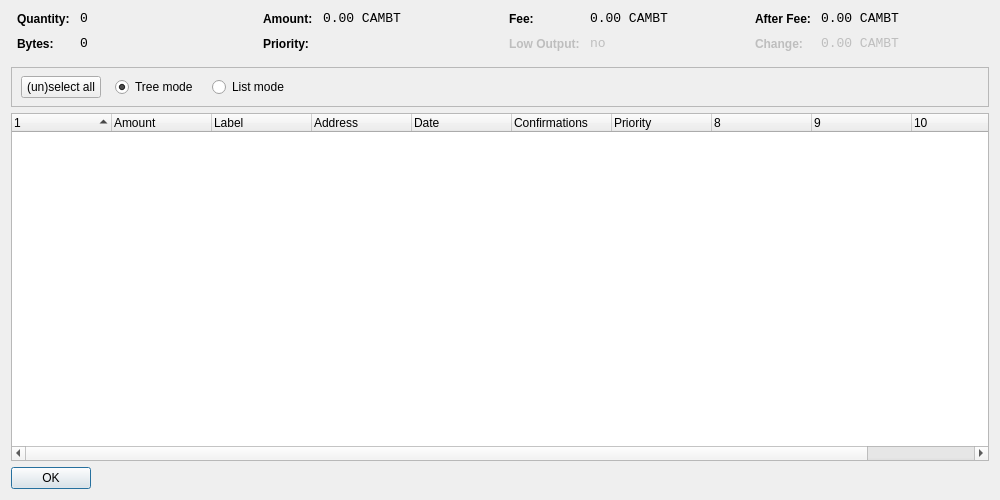
<?xml version="1.0" encoding="UTF-8"?>
<ui version="4.0">
 <class>CoinControlDialog</class>
 <widget class="QDialog" name="CoinControlDialog">
  <property name="geometry">
   <rect>
    <x>0</x>
    <y>0</y>
    <width>1000</width>
    <height>500</height>
   </rect>
  </property>
  <property name="windowTitle">
   <string>Coin Control</string>
  </property>
  <layout class="QVBoxLayout" name="verticalLayout">
   <item>
    <layout class="QHBoxLayout" name="horizontalLayoutTop" stretch="0,0,0,0">
     <property name="topMargin">
      <number>0</number>
     </property>
     <property name="bottomMargin">
      <number>10</number>
     </property>
     <item>
      <layout class="QFormLayout" name="formLayoutCoinControl1">
       <property name="horizontalSpacing">
        <number>10</number>
       </property>
       <property name="verticalSpacing">
        <number>10</number>
       </property>
       <property name="leftMargin">
        <number>6</number>
       </property>
       <property name="rightMargin">
        <number>6</number>
       </property>
       <item row="0" column="0">
        <widget class="QLabel" name="labelCoinControlQuantityText">
         <property name="styleSheet">
          <string notr="true">font-weight:bold;</string>
         </property>
         <property name="text">
          <string>Quantity:</string>
         </property>
        </widget>
       </item>
       <item row="0" column="1">
        <widget class="QLabel" name="labelCoinControlQuantity">
         <property name="font">
          <font>
           <family>Monospace</family>
           <pointsize>10</pointsize>
          </font>
         </property>
         <property name="cursor">
          <cursorShape>IBeamCursor</cursorShape>
         </property>
         <property name="contextMenuPolicy">
          <enum>Qt::ActionsContextMenu</enum>
         </property>
         <property name="text">
          <string notr="true">0</string>
         </property>
         <property name="textInteractionFlags">
          <set>Qt::LinksAccessibleByMouse|Qt::TextSelectableByKeyboard|Qt::TextSelectableByMouse</set>
         </property>
        </widget>
       </item>
       <item row="1" column="0">
        <widget class="QLabel" name="labelCoinControlBytesText">
         <property name="styleSheet">
          <string notr="true">font-weight:bold;</string>
         </property>
         <property name="text">
          <string>Bytes:</string>
         </property>
        </widget>
       </item>
       <item row="1" column="1">
        <widget class="QLabel" name="labelCoinControlBytes">
         <property name="font">
          <font>
           <family>Monospace</family>
           <pointsize>10</pointsize>
          </font>
         </property>
         <property name="cursor">
          <cursorShape>IBeamCursor</cursorShape>
         </property>
         <property name="contextMenuPolicy">
          <enum>Qt::ActionsContextMenu</enum>
         </property>
         <property name="text">
          <string notr="true">0</string>
         </property>
         <property name="textInteractionFlags">
          <set>Qt::LinksAccessibleByMouse|Qt::TextSelectableByKeyboard|Qt::TextSelectableByMouse</set>
         </property>
        </widget>
       </item>
      </layout>
     </item>
     <item>
      <layout class="QFormLayout" name="formLayoutCoinControl2">
       <property name="horizontalSpacing">
        <number>10</number>
       </property>
       <property name="verticalSpacing">
        <number>10</number>
       </property>
       <property name="leftMargin">
        <number>6</number>
       </property>
       <property name="rightMargin">
        <number>6</number>
       </property>
       <item row="0" column="0">
        <widget class="QLabel" name="labelCoinControlAmountText">
         <property name="styleSheet">
          <string notr="true">font-weight:bold;</string>
         </property>
         <property name="text">
          <string>Amount:</string>
         </property>
        </widget>
       </item>
       <item row="0" column="1">
        <widget class="QLabel" name="labelCoinControlAmount">
         <property name="font">
          <font>
           <family>Monospace</family>
           <pointsize>10</pointsize>
          </font>
         </property>
         <property name="cursor">
          <cursorShape>IBeamCursor</cursorShape>
         </property>
         <property name="contextMenuPolicy">
          <enum>Qt::ActionsContextMenu</enum>
         </property>
         <property name="text">
          <string notr="true">0.00 CAMBT</string>
         </property>
         <property name="textInteractionFlags">
          <set>Qt::LinksAccessibleByMouse|Qt::TextSelectableByKeyboard|Qt::TextSelectableByMouse</set>
         </property>
        </widget>
       </item>
       <item row="1" column="0">
        <widget class="QLabel" name="labelCoinControlPriorityText">
         <property name="styleSheet">
          <string notr="true">font-weight:bold;</string>
         </property>
         <property name="text">
          <string>Priority:</string>
         </property>
        </widget>
       </item>
       <item row="1" column="1">
        <widget class="QLabel" name="labelCoinControlPriority">
         <property name="font">
          <font>
           <family>Monospace</family>
           <pointsize>10</pointsize>
          </font>
         </property>
         <property name="cursor">
          <cursorShape>IBeamCursor</cursorShape>
         </property>
         <property name="contextMenuPolicy">
          <enum>Qt::ActionsContextMenu</enum>
         </property>
         <property name="text">
          <string/>
         </property>
         <property name="textInteractionFlags">
          <set>Qt::LinksAccessibleByMouse|Qt::TextSelectableByKeyboard|Qt::TextSelectableByMouse</set>
         </property>
        </widget>
       </item>
      </layout>
     </item>
     <item>
      <layout class="QFormLayout" name="formLayoutCoinControl3">
       <property name="horizontalSpacing">
        <number>10</number>
       </property>
       <property name="verticalSpacing">
        <number>10</number>
       </property>
       <property name="leftMargin">
        <number>6</number>
       </property>
       <property name="rightMargin">
        <number>6</number>
       </property>
       <item row="0" column="0">
        <widget class="QLabel" name="labelCoinControlFeeText">
         <property name="styleSheet">
          <string notr="true">font-weight:bold;</string>
         </property>
         <property name="text">
          <string>Fee:</string>
         </property>
        </widget>
       </item>
       <item row="0" column="1">
        <widget class="QLabel" name="labelCoinControlFee">
         <property name="font">
          <font>
           <family>Monospace</family>
           <pointsize>10</pointsize>
          </font>
         </property>
         <property name="cursor">
          <cursorShape>IBeamCursor</cursorShape>
         </property>
         <property name="contextMenuPolicy">
          <enum>Qt::ActionsContextMenu</enum>
         </property>
         <property name="text">
          <string notr="true">0.00 CAMBT</string>
         </property>
         <property name="textInteractionFlags">
          <set>Qt::LinksAccessibleByMouse|Qt::TextSelectableByKeyboard|Qt::TextSelectableByMouse</set>
         </property>
        </widget>
       </item>
       <item row="1" column="0">
        <widget class="QLabel" name="labelCoinControlLowOutputText">
         <property name="enabled">
          <bool>false</bool>
         </property>
         <property name="styleSheet">
          <string notr="true">font-weight:bold;</string>
         </property>
         <property name="text">
          <string>Low Output:</string>
         </property>
        </widget>
       </item>
       <item row="1" column="1">
        <widget class="QLabel" name="labelCoinControlLowOutput">
         <property name="enabled">
          <bool>false</bool>
         </property>
         <property name="font">
          <font>
           <family>Monospace</family>
           <pointsize>10</pointsize>
          </font>
         </property>
         <property name="cursor">
          <cursorShape>IBeamCursor</cursorShape>
         </property>
         <property name="contextMenuPolicy">
          <enum>Qt::ActionsContextMenu</enum>
         </property>
         <property name="text">
          <string notr="true">no</string>
         </property>
         <property name="textInteractionFlags">
          <set>Qt::LinksAccessibleByMouse|Qt::TextSelectableByKeyboard|Qt::TextSelectableByMouse</set>
         </property>
        </widget>
       </item>
      </layout>
     </item>
     <item>
      <layout class="QFormLayout" name="formLayoutCoinControl4">
       <property name="horizontalSpacing">
        <number>10</number>
       </property>
       <property name="verticalSpacing">
        <number>10</number>
       </property>
       <property name="leftMargin">
        <number>6</number>
       </property>
       <property name="rightMargin">
        <number>6</number>
       </property>
       <item row="0" column="0">
        <widget class="QLabel" name="labelCoinControlAfterFeeText">
         <property name="styleSheet">
          <string notr="true">font-weight:bold;</string>
         </property>
         <property name="text">
          <string>After Fee:</string>
         </property>
        </widget>
       </item>
       <item row="0" column="1">
        <widget class="QLabel" name="labelCoinControlAfterFee">
         <property name="font">
          <font>
           <family>Monospace</family>
           <pointsize>10</pointsize>
          </font>
         </property>
         <property name="cursor">
          <cursorShape>IBeamCursor</cursorShape>
         </property>
         <property name="contextMenuPolicy">
          <enum>Qt::ActionsContextMenu</enum>
         </property>
         <property name="text">
          <string notr="true">0.00 CAMBT</string>
         </property>
         <property name="textInteractionFlags">
          <set>Qt::LinksAccessibleByMouse|Qt::TextSelectableByKeyboard|Qt::TextSelectableByMouse</set>
         </property>
        </widget>
       </item>
       <item row="1" column="0">
        <widget class="QLabel" name="labelCoinControlChangeText">
         <property name="enabled">
          <bool>false</bool>
         </property>
         <property name="styleSheet">
          <string notr="true">font-weight:bold;</string>
         </property>
         <property name="text">
          <string>Change:</string>
         </property>
        </widget>
       </item>
       <item row="1" column="1">
        <widget class="QLabel" name="labelCoinControlChange">
         <property name="enabled">
          <bool>false</bool>
         </property>
         <property name="font">
          <font>
           <family>Monospace</family>
           <pointsize>10</pointsize>
          </font>
         </property>
         <property name="cursor">
          <cursorShape>IBeamCursor</cursorShape>
         </property>
         <property name="contextMenuPolicy">
          <enum>Qt::ActionsContextMenu</enum>
         </property>
         <property name="text">
          <string notr="true">0.00 CAMBT</string>
         </property>
         <property name="textInteractionFlags">
          <set>Qt::LinksAccessibleByMouse|Qt::TextSelectableByKeyboard|Qt::TextSelectableByMouse</set>
         </property>
        </widget>
       </item>
      </layout>
     </item>
    </layout>
   </item>
   <item>
    <widget class="QFrame" name="frame">
     <property name="minimumSize">
      <size>
       <width>0</width>
       <height>40</height>
      </size>
     </property>
     <property name="frameShape">
      <enum>QFrame::StyledPanel</enum>
     </property>
     <property name="frameShadow">
      <enum>QFrame::Sunken</enum>
     </property>
     <widget class="QWidget" name="horizontalLayoutWidget">
      <property name="geometry">
       <rect>
        <x>10</x>
        <y>0</y>
        <width>781</width>
        <height>41</height>
       </rect>
      </property>
      <layout class="QHBoxLayout" name="horizontalLayoutPanel" stretch="0,0,0,0,0">
       <property name="spacing">
        <number>14</number>
       </property>
       <item>
        <widget class="QPushButton" name="pushButtonSelectAll">
         <property name="sizePolicy">
          <sizepolicy hsizetype="Maximum" vsizetype="Fixed">
           <horstretch>0</horstretch>
           <verstretch>0</verstretch>
          </sizepolicy>
         </property>
         <property name="text">
          <string>(un)select all</string>
         </property>
        </widget>
       </item>
       <item>
        <widget class="QRadioButton" name="radioTreeMode">
         <property name="sizePolicy">
          <sizepolicy hsizetype="Maximum" vsizetype="Fixed">
           <horstretch>0</horstretch>
           <verstretch>0</verstretch>
          </sizepolicy>
         </property>
         <property name="text">
          <string>Tree mode</string>
         </property>
         <property name="checked">
          <bool>true</bool>
         </property>
        </widget>
       </item>
       <item>
        <widget class="QRadioButton" name="radioListMode">
         <property name="sizePolicy">
          <sizepolicy hsizetype="Maximum" vsizetype="Fixed">
           <horstretch>0</horstretch>
           <verstretch>0</verstretch>
          </sizepolicy>
         </property>
         <property name="text">
          <string>List mode</string>
         </property>
        </widget>
       </item>
       <item>
        <spacer name="horizontalSpacer">
         <property name="orientation">
          <enum>Qt::Horizontal</enum>
         </property>
         <property name="sizeHint" stdset="0">
          <size>
           <width>40</width>
           <height>20</height>
          </size>
         </property>
        </spacer>
       </item>
      </layout>
     </widget>
    </widget>
   </item>
   <item>
    <widget class="CoinControlTreeWidget" name="treeWidget">
     <property name="contextMenuPolicy">
      <enum>Qt::CustomContextMenu</enum>
     </property>
     <property name="sortingEnabled">
      <bool>false</bool>
     </property>
     <property name="columnCount">
      <number>11</number>
     </property>
     <attribute name="headerShowSortIndicator" stdset="0">
      <bool>true</bool>
     </attribute>
     <attribute name="headerStretchLastSection">
      <bool>false</bool>
     </attribute>
     <column>
      <property name="text">
       <string/>
      </property>
     </column>
     <column>
      <property name="text">
       <string>Amount</string>
      </property>
     </column>
     <column>
      <property name="text">
       <string>Label</string>
      </property>
     </column>
     <column>
      <property name="text">
       <string>Address</string>
      </property>
     </column>
     <column>
      <property name="text">
       <string>Date</string>
      </property>
     </column>
     <column>
      <property name="text">
       <string>Confirmations</string>
      </property>
      <property name="toolTip">
       <string>Confirmed</string>
      </property>
     </column>
     <column>
      <property name="text">
       <string>Priority</string>
      </property>
     </column>
     <column>
      <property name="text">
       <string/>
      </property>
     </column>
     <column>
      <property name="text">
       <string/>
      </property>
     </column>
     <column>
      <property name="text">
       <string/>
      </property>
     </column>
     <column>
      <property name="text">
       <string/>
      </property>
     </column>
    </widget>
   </item>
   <item>
    <widget class="QDialogButtonBox" name="buttonBox">
     <property name="sizePolicy">
      <sizepolicy hsizetype="Maximum" vsizetype="Fixed">
       <horstretch>0</horstretch>
       <verstretch>0</verstretch>
      </sizepolicy>
     </property>
     <property name="orientation">
      <enum>Qt::Horizontal</enum>
     </property>
     <property name="standardButtons">
      <set>QDialogButtonBox::Ok</set>
     </property>
    </widget>
   </item>
  </layout>
 </widget>
 <customwidgets>
  <customwidget>
   <class>CoinControlTreeWidget</class>
   <extends>QTreeWidget</extends>
   <header>coincontroltreewidget.h</header>
  </customwidget>
 </customwidgets>
 <resources/>
 <connections/>
</ui>
